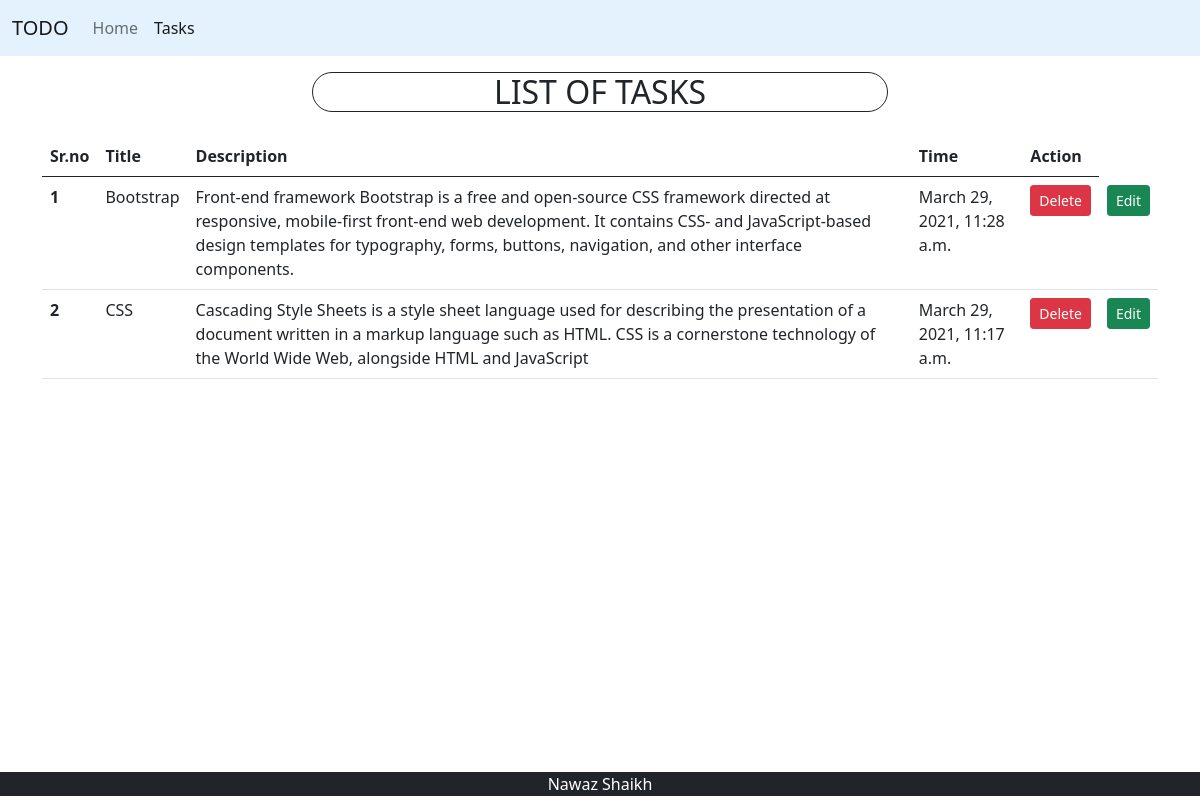
The page /tasks on the database its author committed.
### home/models.py (models this page shows, shortened)
class Task(models.Model):
    title=models.CharField( max_length=50)
    desc=models.TextField()
    time=models.DateTimeField( auto_now_add=True)
    class Meta:
        ordering = ['-time', ]

### home/views.py (the view)
# urls.py: path('tasks', views.task),
def task(request):
    all_tasks=Task.objects.all()
    return render(request,'home/task.html',{'task':'active','all_tasks':all_tasks})

### templates/home/task.html (shortened to what this page needs)
{% extends 'home/base.html' %}
{% block body %}
<div class="container my-3 w-50">
    <h2 class="text-center border border-dark rounded-pill">LIST OF TASKS</h2>
</div>
<div class="container mt-4" >
<table class="table mt-4">
  <thead>
    <tr>
      <th scope="col">Sr.no</th>
      <th scope="col">Title</th>
      <th scope="col">Description</th>
      <th scope="col">Time</th>
      <th scope="col">Action</th>
    </tr>
  </thead>
  <tbody>
    {% for t in all_tasks %}
    <tr>
      <th scope="row">{{forloop.counter}}</th>
      <td>{{t.title}}</td>
      <td>{{t.desc}}</td>
      <td>{{t.time}}</td>
      <td><form action="{% url 'deletedata' t.id %}" method="post" class="d-inline">
        <input type="submit" class="btn btn-danger btn-sm" value="Delete">
      </form></td>
<td><form action="{% url 'updatedata' t.id %}" method="post" class="d-inline">
        <input type="submit" class="btn btn-success btn-sm" value="Edit">
      </form></td>
    </tr>
    {% endfor %}
  </tbody>
</table>
</div>
{% endblock body %}

### templates/home/base.html (shortened to what this page needs)
<!doctype html>
<html lang="en">
<head>
    <link href="https://cdn.jsdelivr.net/npm/bootstrap@5.0.0-beta3/dist/css/bootstrap.min.css" rel="stylesheet"
>
</head>
<body>
<nav class="navbar navbar-expand-lg navbar-light " style="background-color: #e3f2fd;" >
    <div class="container-fluid">
        <a class="navbar-brand" href="#">TODO</a>
        <div class="collapse navbar-collapse" id="navbarNav">
            <ul class="navbar-nav">
                <li class="nav-item">
                    <a class="nav-link {{home}}" aria-current="page" href="/">Home</a>
                </li>
                <li class="nav-item">
                    <a class="nav-link {{task}}" href="/tasks">Tasks</a>
                </li>
            </ul>
        </div>
    </div>
</nav>
{% block body %}
{% endblock body %}
<footer style="text-align: center;" class="mt-5 bg-dark text-white fixed-bottom my-1">
    Nawaz Shaikh
</footer>
</body>
</html>

### rows shown on the page
Task: title "Bootstrap", desc "Front-end framework Bootstrap is a free and open-source CSS framework directed at responsive, mobile-first front-end web development. It contains CSS- and JavaScript-based design templates for typography, forms, buttons, navigation, and other interface components.", time "March 29, 2021, 11:28 a.m."
Task: title "CSS", desc "Cascading Style Sheets is a style sheet language used for describing the presentation of a document written in a markup language such as HTML. CSS is a cornerstone technology of the World Wide Web, alongside HTML and JavaScript", time "March 29, 2021, 11:17 a.m."
